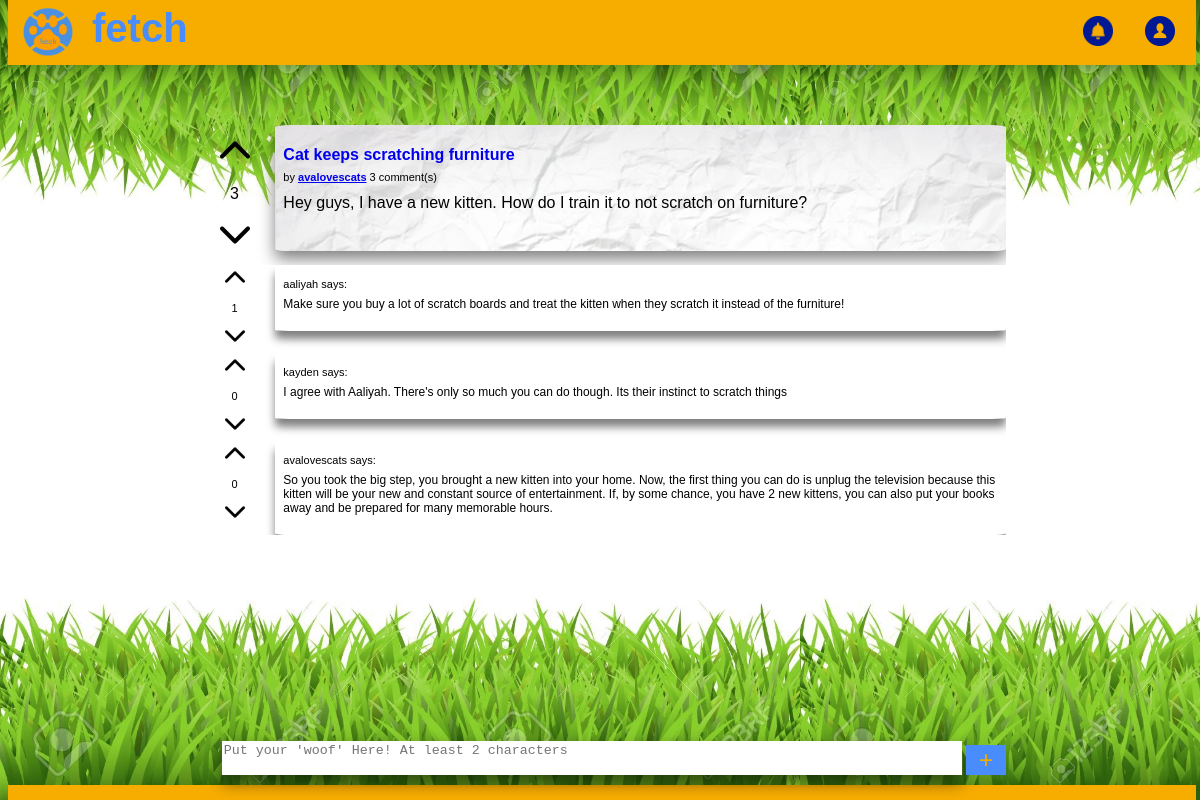
The page /site/onePostPage.php?PostID=2 (signed in) on the database its author committed.
### tables this page shows
CREATE TABLE IF NOT EXISTS `FetchPosts` (
  `PostID` int(11) NOT NULL AUTO_INCREMENT,
  `UserID` int(11) NOT NULL,
  `ImageURL` varchar(512) DEFAULT NULL,
  `PostTitle` varchar(256) DEFAULT NULL,
  `PostContent` text,
  `NumVotes` int(11) NOT NULL DEFAULT '0',
  `NumComments` int(11) NOT NULL DEFAULT '0',
  `PostType` tinyint(4) NOT NULL,
  `CreateTime` timestamp NOT NULL DEFAULT CURRENT_TIMESTAMP,
  PRIMARY KEY (`PostID`),
  KEY `UserID` (`UserID`)
);

CREATE TABLE IF NOT EXISTS `FetchUsers` (
  `UserID` int(11) NOT NULL AUTO_INCREMENT,
  `Username` varchar(255) NOT NULL,
  `Password` varchar(255) NOT NULL,
  `Email` varchar(255) NOT NULL,
  `NumTreats` int(11) NOT NULL DEFAULT '100',
  PRIMARY KEY (`UserID`),
  UNIQUE KEY `Username` (`Username`)
);

CREATE TABLE IF NOT EXISTS `FetchComments` (
  `CommentID` int(11) NOT NULL AUTO_INCREMENT,
  `PostID` int(11) NOT NULL,
  `UserID` int(11) NOT NULL,
  `CommentText` text NOT NULL,
  `CommentScore` int(11) NOT NULL DEFAULT '0',
  `ParentComment` int(11) DEFAULT NULL,
  PRIMARY KEY (`CommentID`),
  KEY `PostID` (`PostID`),
  KEY `UserID` (`UserID`)
);

### site/onePostPage.php (the view, shortened to what this page needs)
<?php
include_once 'config.php';
$conn = get_db();
$query = "SELECT *
FROM FetchPosts AS P, FetchUsers AS U
WHERE PostID=? AND P.UserID=U.UserID";
$stmt = mysqli_prepare($conn, $query);
mysqli_stmt_bind_param($stmt, "i", $_GET['PostID']);
mysqli_execute($stmt);
$result = mysqli_stmt_get_result($stmt);
?>
<!DOCTYPE html>
<html lang="en">
	<head>
		<link rel="stylesheet" type="text/css" href="design.css">
  	</head>
	<body>
		<?php include "header.php"; ?>
		<div class="Body">
	  		<div class="AllPosts">
<?php make_post($post); ?>
		<div class="Comments" id="Comments">
<?php
$query = "SELECT CommentID, Username, CommentText, CommentScore
FROM FetchComments as C, FetchUsers as U
WHERE C.UserID=U.UserID AND PostID=?";
$stmt = mysqli_prepare($conn, $query);
mysqli_stmt_bind_param($stmt, "i", $_GET['PostID']);
mysqli_execute($stmt);
$result = mysqli_stmt_get_result($stmt);
while ($comment = mysqli_fetch_assoc($result)) {
	$vote = FALSE;
?>
<div class="Comment" id="C<?php echo $comment['CommentID']; ?>">
	<div class="CommentVotes">
		<form method="post" action="comment_vote.php" class="CvoteupForm">
			<button class="CommentUpvote">
				<?php if($vote == 1) { ?>
					<img src="images/up_clicked.png" class="UpImage" alt="UpVote"/>
				<?php } else { ?>
					<img src="images/up.png" class="UpImage" alt="UpVote"/>
				<?php } ?>
			</button>
		</form>
		<p class='CommentNumVotes'><?php echo $comment['CommentScore']; ?></p>
		<form method="post" action="comment_vote.php" class="CvotedownForm">
			<button class="CommentDownvote">
				<?php if($vote == -1) { ?>
					<img src="images/down_clicked.png" class="DownImage" alt="UpVote"/>
				<?php } else { ?>
					<img src="images/down.png" class="DownImage" alt="UpVote"/>
				<?php } ?>
			</button>
		</form>
	</div>
	<div class="CommentContent">
		<p class="CommentAuthor"><?php echo $comment['Username']; ?> says: </p>
		<p><?php echo $comment['CommentText']; ?></p>
	</div>
</div>
<?php
}
?>
				</div>
			</div>
	  	</div>
	  	<div class="BottomBar">
	  		<div>
				<form method="POST" action="post_comment.php" id="CommentForm">
					<textarea id="CommentBox" name="comment" class="CommentBox" placeholder="Put your 'woof' Here! At least 2 characters"></textarea>
					<button id="CommentButton" class="CommentButton">+</button>
				</form>
			</div>
		  	<div class="BottomLine">
		  	</div>
	  	</div>
  	</body>
</html>

### site/config.php (shortened to what this page needs)
<?php
function make_post($post) {
	$vote = FALSE;
?>
<div class="OnePost" id="<?php echo $post['PostID']; ?>">
	<div class="Votes">
	<?php if($_SESSION['userid'] != $post['UserID']) { ?>
		<form method="post" action="vote.php" class="voteupForm">
			<button class="Upvote">
				<?php if($vote == 1) { ?>
					<img src="images/up_clicked.png" class="UpImage" alt="UpVote"/>
				<?php } else { ?>
					<img src="images/up.png" class="UpImage" alt="UpVote"/>
				<?php } ?>
			</button>
		</form>
		<p class="NumVotes"> <?php echo $post['NumVotes']; ?> </p>
		<form method="post" action="vote.php" class="votedownForm">
			<button class="Downvote">
				<?php if($vote == -1) { ?>
					<img src="images/down_clicked.png" class="DownImage" alt="UpVote"/>
				<?php } else { ?>
					<img src="images/down.png" class="DownImage" alt="UpVote"/>
				<?php } ?>
			</button>
		</form>
	<?php } ?>
	</div>
	<div class="PostsContent" onclick="location.href='onePostPage.php?PostID=<?php echo $post['PostID']; ?>';">
		<h4>
			<a href="onePostPage.php?PostID=<?php echo $post['PostID']; ?>">
			<?php echo $post['PostTitle']; ?>
			</a>
		</h4>
		<p class="ByAuthor">by <b><a href="homePage.php?UserID=<?php echo $post["UserID"]; ?>"><?php echo utf8_encode($post['Username']); ?></a></b> <?php echo $post['NumComments']; ?> comment(s)</p>
		<p>
		<?php echo utf8_encode($post['PostContent']); ?></p>
	</div>
</div>
<?php
}
?>

### site/design.css (style rules this page uses)
body { font-family: "Verdana", Geneva, sans-serif; background-color: #FFEEFF; background-image: url("images/grassback.jpg"); background-size: 800px 800px; background-attachment: fixed; }
.Body { margin: auto; overflow: auto; margin-top: 125px; margin-bottom: 70px; width: 98%; text-align: center; }
.AllPosts { margin: auto; overflow: auto; width: 70%; }
.OnePost { padding-bottom: 10px; overflow: auto; }
.Votes { float: left; width: 10%; height: 130px; }
.Upvote { background-color: inherit; border: none; outline: none; padding-top: 10px; }
.Downvote { background-color: inherit; border: none; outline: none; }
.Votes img { width: 30px; height: 30px; }
.PostsContent { float: right; width: 88%; max-height: 600px; min-height: 110px; background-image: url("images/background.png"); padding: 8px; border-radius: 2%; text-align: left; box-shadow: 0px 8px 16px 0px rgba(0,0,0,0.5); height: auto; overflow: auto; }
.AllPosts h4 { line-height: 1px; }
.AllPosts h4 a { text-decoration: none; }
.ByAuthor { line-height: 1px; font-size: 11px; }
.BottomBar { position: fixed; bottom: 0; width: 99%; }
.BottomLine { background-color: #f7ad00; height: 15px; }
.Comments { overflow: auto; }
.Comment { max-height: 150px; height: auto; overflow: auto; }
.CommentContent { background-color: white; width: 88%; float: right; text-align: left; font-size: 12px; border-radius: 2%; padding: 8px; box-shadow: 0px 8px 8px 0px rgba(0,0,0,.5); }
.CommentVotes { float: left; width: 10%; height: 88px; overflow: auto; }
.CommentUpvote { background-color: inherit; border: none; outline: none; padding-top: 2px; }
.CommentDownvote { background-color: inherit; border: none; outline: none; }
.CommentVotes img { width: 20px; height: 20px; }
.CommentAuthor { line-height: 1px; font-size: 11px; }
.CommentNumVotes { font-size: 11px; }
.CommentBox { max-height: 130px; position: absolute; left: 18%; bottom: 25px; width: 62%; resize: none; box-shadow: 0px 8px 16px 0px rgba(0,0,0,0.5); border: none; }
.CommentButton { background-color: #498dfc; border: none; outline: none; color: #f7ad00; width: 40px; height: 30px; font-size: 24px; position: absolute; right: 16%; bottom: 25px; }

### rows shown on the page
fetchposts: NumVotes "3", PostTitle "Cat keeps scratching furniture", UserID.Username "avalovescats", NumComments "3", PostContent "Hey guys, I have a new kitten. How do I train it to not scratch on furniture?"
fetchcomments: CommentScore "1", UserID.Username "aaliyah", CommentText "Make sure you buy a lot of scratch boards and treat the kitten when they scratch it instead of the furniture!"
fetchcomments: CommentScore "0", UserID.Username "kayden", CommentText "I agree with Aaliyah. There's only so much you can do though. Its their instinct to scratch things"
fetchcomments: CommentScore "0", UserID.Username "avalovescats", CommentText "So you took the big step, you brought a new kitten into your home. Now, the first thing you can do is unplug the television because this kitten will be your new and constant source of entertainment. If, by some chance, you have 2 new kittens, you can also put your books away and be prepared for many memorable hours."
